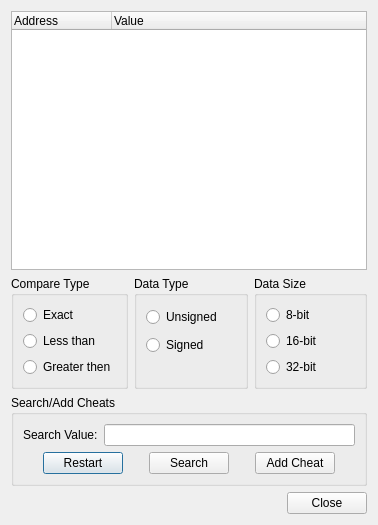
<?xml version="1.0" encoding="UTF-8"?>
<ui version="4.0">
 <class>UICheatSearch</class>
 <widget class="QDialog" name="UICheatSearch">
  <property name="geometry">
   <rect>
    <x>0</x>
    <y>0</y>
    <width>378</width>
    <height>525</height>
   </rect>
  </property>
  <property name="windowTitle">
   <string>Cheat Search</string>
  </property>
  <layout class="QVBoxLayout" name="verticalLayout_5">
   <item>
    <widget class="QTreeWidget" name="twSearchResults">
     <property name="columnCount">
      <number>2</number>
     </property>
     <column>
      <property name="text">
       <string>Address</string>
      </property>
     </column>
     <column>
      <property name="text">
       <string>Value</string>
      </property>
     </column>
    </widget>
   </item>
   <item>
    <layout class="QHBoxLayout" name="horizontalLayout">
     <item>
      <widget class="QGroupBox" name="gbCompareType">
       <property name="title">
        <string>Compare Type</string>
       </property>
       <layout class="QVBoxLayout" name="verticalLayout">
        <item>
         <widget class="QRadioButton" name="rbExact">
          <property name="text">
           <string>Exact</string>
          </property>
         </widget>
        </item>
        <item>
         <widget class="QRadioButton" name="rbLessThan">
          <property name="text">
           <string>Less than</string>
          </property>
         </widget>
        </item>
        <item>
         <widget class="QRadioButton" name="rbGreaterThan">
          <property name="text">
           <string>Greater then</string>
          </property>
         </widget>
        </item>
       </layout>
      </widget>
     </item>
     <item>
      <widget class="QGroupBox" name="gbDataType">
       <property name="title">
        <string>Data Type</string>
       </property>
       <layout class="QVBoxLayout" name="verticalLayout_2">
        <item>
         <widget class="QRadioButton" name="rbUnsigned">
          <property name="text">
           <string>Unsigned</string>
          </property>
         </widget>
        </item>
        <item>
         <widget class="QRadioButton" name="rbSigned">
          <property name="text">
           <string>Signed</string>
          </property>
         </widget>
        </item>
        <item>
         <spacer name="verticalSpacer">
          <property name="orientation">
           <enum>Qt::Vertical</enum>
          </property>
          <property name="sizeType">
           <enum>QSizePolicy::Fixed</enum>
          </property>
          <property name="sizeHint" stdset="0">
           <size>
            <width>20</width>
            <height>20</height>
           </size>
          </property>
         </spacer>
        </item>
       </layout>
      </widget>
     </item>
     <item>
      <widget class="QGroupBox" name="rbDataSize">
       <property name="title">
        <string>Data Size</string>
       </property>
       <layout class="QVBoxLayout" name="verticalLayout_3">
        <item>
         <widget class="QRadioButton" name="rb8Bit">
          <property name="text">
           <string>8-bit</string>
          </property>
         </widget>
        </item>
        <item>
         <widget class="QRadioButton" name="rb16Bit">
          <property name="text">
           <string>16-bit</string>
          </property>
         </widget>
        </item>
        <item>
         <widget class="QRadioButton" name="rb32Bit">
          <property name="text">
           <string>32-bit</string>
          </property>
         </widget>
        </item>
       </layout>
      </widget>
     </item>
    </layout>
   </item>
   <item>
    <widget class="QGroupBox" name="gbSearchAddCheats">
     <property name="title">
      <string>Search/Add Cheats</string>
     </property>
     <layout class="QVBoxLayout" name="verticalLayout_4">
      <item>
       <layout class="QHBoxLayout" name="horizontalLayout_3">
        <item>
         <widget class="QLabel" name="label">
          <property name="text">
           <string>Search Value:</string>
          </property>
         </widget>
        </item>
        <item>
         <widget class="QLineEdit" name="leSearchValue"/>
        </item>
       </layout>
      </item>
      <item>
       <layout class="QHBoxLayout" name="horizontalLayout_2">
        <item>
         <widget class="QPushButton" name="pbRestart">
          <property name="enabled">
           <bool>true</bool>
          </property>
          <property name="sizePolicy">
           <sizepolicy hsizetype="Fixed" vsizetype="Fixed">
            <horstretch>0</horstretch>
            <verstretch>0</verstretch>
           </sizepolicy>
          </property>
          <property name="text">
           <string>Restart</string>
          </property>
         </widget>
        </item>
        <item>
         <widget class="QPushButton" name="pbSearch">
          <property name="enabled">
           <bool>true</bool>
          </property>
          <property name="sizePolicy">
           <sizepolicy hsizetype="Fixed" vsizetype="Fixed">
            <horstretch>0</horstretch>
            <verstretch>0</verstretch>
           </sizepolicy>
          </property>
          <property name="text">
           <string>Search</string>
          </property>
         </widget>
        </item>
        <item>
         <widget class="QPushButton" name="pbAddCheat">
          <property name="sizePolicy">
           <sizepolicy hsizetype="Fixed" vsizetype="Fixed">
            <horstretch>0</horstretch>
            <verstretch>0</verstretch>
           </sizepolicy>
          </property>
          <property name="text">
           <string>Add Cheat</string>
          </property>
         </widget>
        </item>
       </layout>
      </item>
     </layout>
    </widget>
   </item>
   <item>
    <widget class="QDialogButtonBox" name="dbbButtons">
     <property name="standardButtons">
      <set>QDialogButtonBox::Close</set>
     </property>
    </widget>
   </item>
  </layout>
 </widget>
 <resources/>
 <connections>
  <connection>
   <sender>dbbButtons</sender>
   <signal>rejected()</signal>
   <receiver>UICheatSearch</receiver>
   <slot>reject()</slot>
   <hints>
    <hint type="sourcelabel">
     <x>347</x>
     <y>321</y>
    </hint>
    <hint type="destinationlabel">
     <x>335</x>
     <y>376</y>
    </hint>
   </hints>
  </connection>
 </connections>
</ui>
